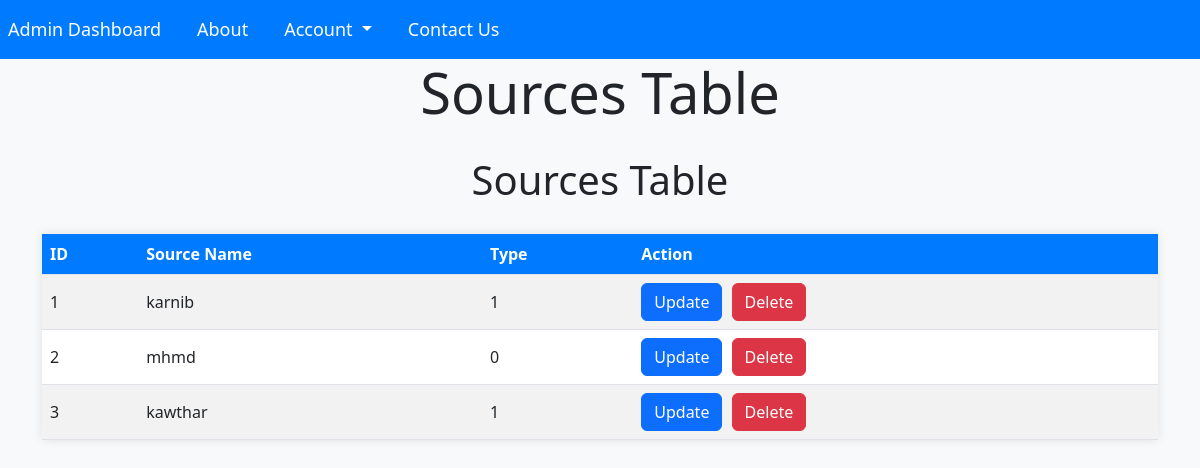
/displaySources.php, run on the app's committed database.
### tables this page shows
CREATE TABLE `sources` (
  `ID` int(11) NOT NULL,
  `Name` varchar(200) NOT NULL,
  `Type` varchar(200) NOT NULL
);

### displaySources.php (the view, shortened to what this page needs)
<?php
include("inc/connection.php");
$query = "SELECT sources.ID, sources.Name, sources.Type
FROM sources";
$result = mysqli_query($con, $query);
?>
<!DOCTYPE html>
<html lang="en">
<head>
    <link href="https://cdn.jsdelivr.net/npm/bootstrap@5.3.0/dist/css/bootstrap.min.css" rel="stylesheet">
</head>
<body>
<nav class="navbar navbar-expand-lg navbar-dark">
        <div class="collapse navbar-collapse" id="navbarTogglerDemo03">
          <ul class="navbar-nav mr-auto mt-2 mt-lg-0">
            <li class="nav-item">
              <a class="nav-link" href="admin_dashboard.php">Admin Dashboard</a>
            </li>
            <li class="nav-item">
              <a class="nav-link" href="about.php">About</a>
            </li>
            <li class="nav-item dropdown dmenu">
                <a class="nav-link dropdown-toggle" href="#" id="navbardrop" data-toggle="dropdown">
                  Account
                </a>
            </li>
            <li class="nav-item">
              <a class="nav-link" href="contactUS.php">Contact Us</a>
            </li>
          </ul>
        </div>
      </nav>
<div class="jumbotron">
    <h1 class="display-4">Sources Table</h1>
</div>
<div class="container">
    <h1>Sources Table</h1>
    <table class="table table-striped table-hover">
        <thead>
            <tr>
                <th>ID</th>
                <th>Source Name</th>
                <th>Type</th>
                <th>Action</th>
            </tr>
        </thead>
        <tbody>
            <?php
            while ($row = mysqli_fetch_assoc($result)) {
                echo "<tr>";
                echo "<td>" . $row['ID'] . "</td>";
                echo "<td>" . $row['Name'] . "</td>";
                echo "<td>" . $row['Type'] . "</td>";
                echo '<td>
                        <a href="updateSource.php?id=' . $row['ID'] . '" class="btn btn-primary btn-action">Update</a>
                        <a href="deleteSource.php?id=' . $row['ID'] . '" class="btn btn-danger btn-action">Delete</a>
                      </td>';
                echo "</tr>";
            }
            ?>
        </tbody>
    </table>
</div>
</body>
</html>

### displaySources.php (style rules this page uses)
body { background-color: #f8f9fa; }
.container { margin-top: 30px; }
.table { background-color: #ffffff; box-shadow: 0px 0px 10px rgba(0, 0, 0, 0.1); }
.table th, .table td { vertical-align: middle; }
.table thead th { background-color: #007bff; color: #fff; }
h1 { text-align: center; margin-bottom: 30px; }
.btn-action { margin-right: 5px; }
.navbar { background-color: #007bff; }
.navbar-dark .navbar-nav .nav-link { font-size: 18px; color: white !important; margin-right: 20px; }

### data on the page
sources: ID "1", Name "karnib", Type "1"
sources: ID "2", Name "mhmd", Type "0"
sources: ID "3", Name "kawthar", Type "1"
